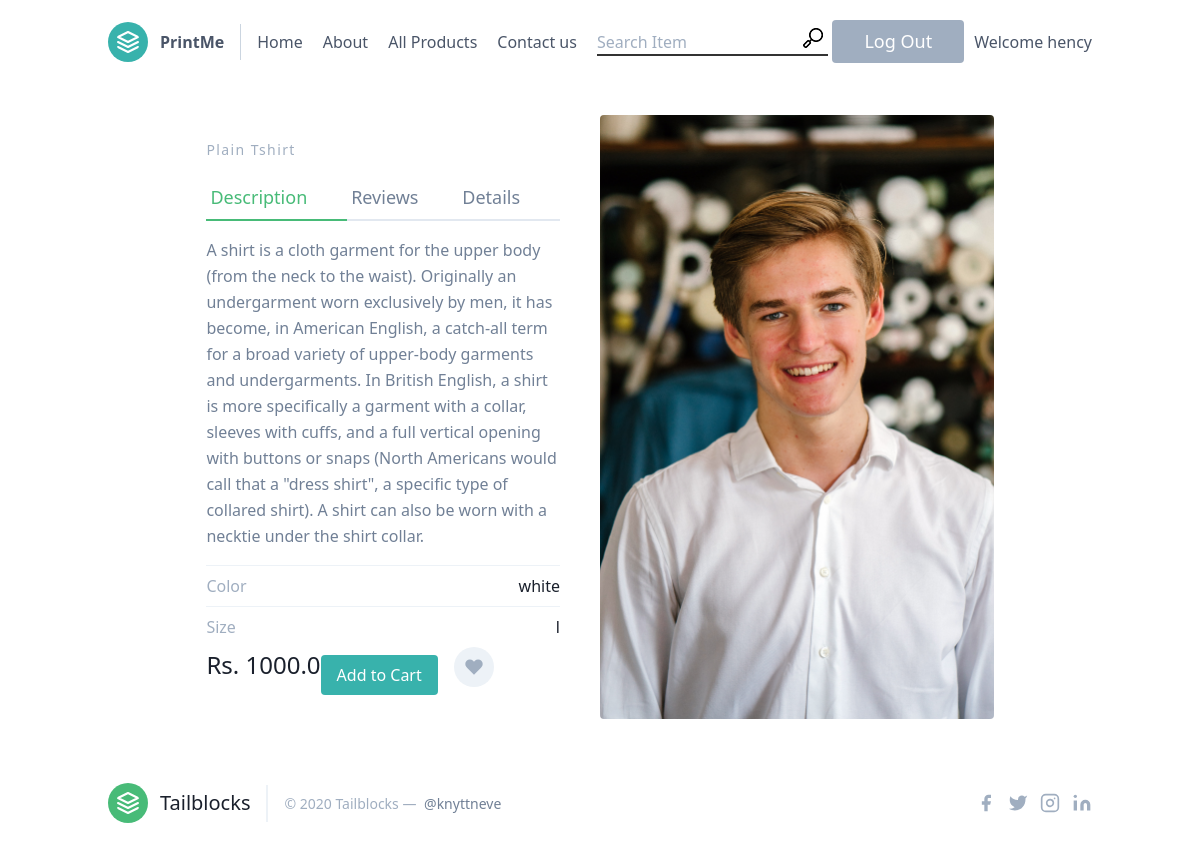
Screenshot of /product/3/product_description (signed in) with the database file from the repository.
### product/models.py (models this page shows, shortened)
class Product(models.Model):
    name = models.CharField(max_length=100, unique=True)
    description = models.TextField()
    photo = models.ImageField(upload_to='photos/%Y/%m/%d/')
    price = models.FloatField(validators=[minpricevalidator])
    size = models.CharField(max_length=3, blank=True)
    color = models.CharField(max_length=100, blank=True)
    upload_date = models.DateTimeField(default=datetime.now)

### product/views.py (the view)
# urls.py: path('<int:product_id>/product_description',views.product_description,name='product_description'),
def product_description(request,product_id):
    product = get_object_or_404(Product,pk=product_id)
    filtered_orders = Order.objects.filter(owner=request.user.profile, is_ordered=True)
    current_order_products = []
    if filtered_orders.exists():
        user_order = filtered_orders[0]
        user_order_items = user_order.items.all()
        current_order_products = [product.product for product in user_order_items]
    context = {
        'product': product,
        'current_order_products': current_order_products
    }
    return render(request,"product/productDetail.html",context)

### template/product/productDetail.html (shortened to what this page needs)
{% extends 'base.html' %}
{% block content %}
<section class="text-gray-600 body-font overflow-hidden">
  <div class="container px-5 py-24 mx-auto">
    <div class="lg:w-4/5 mx-auto flex flex-wrap">
      <div class="lg:w-1/2 w-full lg:pr-10 lg:py-6 mb-6 lg:mb-0">
        {% if product %}
        <h2 class="text-sm title-font text-gray-500 tracking-widest">{{ product.name }}</h2>
        <div class="flex mb-4">
          <a class="flex-grow text-green-500 border-b-2 border-green-500 py-2 text-lg px-1">Description</a>
          <a class="flex-grow border-b-2 border-gray-300 py-2 text-lg px-1">Reviews</a>
          <a class="flex-grow border-b-2 border-gray-300 py-2 text-lg px-1">Details</a>
        </div>
        <p class="leading-relaxed mb-4">{{ product.description }}</p>
        <div class="flex border-t border-gray-200 py-2">
          <span class="text-gray-500">Color</span>
          <span class="ml-auto text-gray-900">{{ product.color }}</span>
        </div>
        <div class="flex border-t border-gray-200 py-2">
          <span class="text-gray-500">Size</span>
          <span class="ml-auto text-gray-900">{{ product.size }}</span>
        </div>
          <div class="flex">
          <span class="title-font font-medium text-2xl text-gray-900">Rs. {{ product.price }}</span>
                        {% if product in current_order_products %}
                        <button class="lg:mt-2 xl:mt-0 flex-shrink-0 inline-flex text-white bg-indigo-500 border-0 py-2 px-4 focus:outline-none hover:bg-indigo-600 rounded"><a href="{% url 'order:order_details' %}" >Go to Cart</a></button>
                        {% else %}
                        <button class="lg:mt-2 xl:mt-0 flex-shrink-0 inline-flex text-white bg-teal-500 border-0 py-2 px-4 focus:outline-none hover:bg-teal-600 rounded"><a href="{% url 'order:add_to_cart' product.id %}" >Add to Cart</a></button>
                       {% endif %}
          <button class="rounded-full w-10 h-10 bg-gray-200 p-0 border-0 inline-flex items-center justify-center text-gray-500 ml-4">
            <svg fill="currentColor" stroke-linecap="round" stroke-linejoin="round" stroke-width="2" class="w-5 h-5" viewBox="0 0 24 24">
              <path d="M20.84 4.61a5.5 5.5 0 00-7.78 0L12 5.67l-1.06-1.06a5.5 5.5 0 00-7.78 7.78l1.06 1.06L12 21.23l7.78-7.78 1.06-1.06a5.5 5.5 0 000-7.78z"></path>
            </svg>
          </button>
        </div>
      </div>
      <br>
      <img alt="ecommerce" class="lg:w-1/2 w-full lg:h-auto h-64 object-cover object-center rounded" src="{{ product.photo.url }}">
    {% endif %}
    </div>
  </div>
</section>
{% endblock %}

### template/base.html (shortened to what this page needs)
{% load static %}
<!DOCTYPE html>
<html lang="en">
<head>
</head>
<link href="https://unpkg.com/tailwindcss@^1.0/dist/tailwind.min.css" rel="stylesheet">
<body>
{% include "partials/header.html" %}
{% block content %}
{% endblock %}
{%include "partials/footer.html" %}
</body>
</html>

### template/partials/header.html (shortened to what this page needs)
{% load static %}
    <header class="text-gray-700 body-font">
        <div class="container mx-auto flex flex-wrap p-5 flex-col md:flex-row items-center">
            <a class="flex title-font font-medium items-center text-gray-900 mb-4 md:mb-0">
                <svg xmlns="http://www.w3.org/2000/svg" fill="none" stroke="currentColor" stroke-linecap="round" stroke-linejoin="round" stroke-width="2" class="w-10 h-10 text-white p-2 bg-teal-500 rounded-full" viewBox="0 0 24 24">
                    <path d="M12 2L2 7l10 5 10-5-10-5zM2 17l10 5 10-5M2 12l10 5 10-5"></path>
                </svg>
                <span class="ml-3 text-xl"><a href="{% url 'index' %}"><b>PrintMe</b></a></span>
            </a>
            <nav class="md:mr-auto md:ml-4 md:py-1 md:pl-4 md:border-l md:border-gray-400	flex flex-wrap items-center text-base justify-center">
                <a class="mr-5 hover:text-teal-900" href="{% url 'index' %}">Home</a>
                <a class="mr-5 hover:text-teal-900" href="{% url 'about' %}">About</a>
                <a class="mr-5 hover:text-teal-900" href="{% url 'product' %}">All Products</a>
                <a class="mr-5 hover:text-teal-900" href="{% url 'contact' %}">Contact us</a>
                <div class="menu_search">
                    <form action="{% url 'search' %}" id="menu_search_form" class="menu_search_form" method="GET">
                        <input type="text" class="search_input" placeholder="Search Item" name="products" required="required" values="{{ values.products }}">
                        <button class="menu_search_button" style="margin-left: -25px;"><img src="{% static 'images/search.png' %}" alt=""></button>
                    </form>
                </div>
            </nav>
                {% if user.is_authenticated %}
                <a href="javascript:{document.getElementById('logout').submit()}">
                <button class="text-white bg-gray-500 border-0 py-2 px-8 focus:outline-none hover:bg-gray-600 rounded text-lg" style="margin-right:10px" >Log Out</button>
                    </a>
                <br>
          <p>Welcome {{user.username}}</p>
                {% endif %}
        </div>
    </header>

### template/partials/footer.html
<footer class="text-gray-600 body-font">
  <div class="container px-5 py-8 mx-auto flex items-center sm:flex-row flex-col">
    <a class="flex title-font font-medium items-center md:justify-start justify-center text-gray-900">
      <svg xmlns="http://www.w3.org/2000/svg" fill="none" stroke="currentColor" stroke-linecap="round" stroke-linejoin="round" stroke-width="2" class="w-10 h-10 text-white p-2 bg-green-500 rounded-full" viewBox="0 0 24 24">
        <path d="M12 2L2 7l10 5 10-5-10-5zM2 17l10 5 10-5M2 12l10 5 10-5"></path>
      </svg>
      <span class="ml-3 text-xl">Tailblocks</span>
    </a>
    <p class="text-sm text-gray-500 sm:ml-4 sm:pl-4 sm:border-l-2 sm:border-gray-200 sm:py-2 sm:mt-0 mt-4">© 2020 Tailblocks —
      <a href="https://twitter.com/knyttneve" class="text-gray-600 ml-1" rel="noopener noreferrer" target="_blank">@knyttneve</a>
    </p>
    <span class="inline-flex sm:ml-auto sm:mt-0 mt-4 justify-center sm:justify-start">
      <a class="text-gray-500">
        <svg fill="currentColor" stroke-linecap="round" stroke-linejoin="round" stroke-width="2" class="w-5 h-5" viewBox="0 0 24 24">
          <path d="M18 2h-3a5 5 0 00-5 5v3H7v4h3v8h4v-8h3l1-4h-4V7a1 1 0 011-1h3z"></path>
        </svg>
      </a>
      <a class="ml-3 text-gray-500">
        <svg fill="currentColor" stroke-linecap="round" stroke-linejoin="round" stroke-width="2" class="w-5 h-5" viewBox="0 0 24 24">
          <path d="M23 3a10.9 10.9 0 01-3.14 1.53 4.48 4.48 0 00-7.86 3v1A10.66 10.66 0 013 4s-4 9 5 13a11.64 11.64 0 01-7 2c9 5 20 0 20-11.5a4.5 4.5 0 00-.08-.83A7.72 7.72 0 0023 3z"></path>
        </svg>
      </a>
      <a class="ml-3 text-gray-500">
        <svg fill="none" stroke="currentColor" stroke-linecap="round" stroke-linejoin="round" stroke-width="2" class="w-5 h-5" viewBox="0 0 24 24">
          <rect width="20" height="20" x="2" y="2" rx="5" ry="5"></rect>
          <path d="M16 11.37A4 4 0 1112.63 8 4 4 0 0116 11.37zm1.5-4.87h.01"></path>
        </svg>
      </a>
      <a class="ml-3 text-gray-500">
        <svg fill="currentColor" stroke="currentColor" stroke-linecap="round" stroke-linejoin="round" stroke-width="0" class="w-5 h-5" viewBox="0 0 24 24">
          <path stroke="none" d="M16 8a6 6 0 016 6v7h-4v-7a2 2 0 00-2-2 2 2 0 00-2 2v7h-4v-7a6 6 0 016-6zM2 9h4v12H2z"></path>
          <circle cx="4" cy="4" r="2" stroke="none"></circle>
        </svg>
      </a>
    </span>
  </div>
</footer>

### template/base.html (style rules this page uses)
.search_input, .search_input:focus { border:none; border-bottom: 2px solid #333; }
.py-24 { padding-top: 2rem; padding-bottom: 2rem; }

### rows the page displays
Product: name "Plain Tshirt", description "A shirt is a cloth garment for the upper body (from the neck to the waist). Originally an undergarment worn exclusively by men, it has become, in American English, a catch-all term for a broad variety of upper-body garments and undergarments. In British English, a shirt is more specifically a garment with a collar, sleeves with cuffs, and a full vertical opening with buttons or snaps (North Americans would call that a \"dress shirt\", a specific type of collared shirt). A shirt can also be worn with a necktie under the shirt collar.", color "white", size "l", price "1000.0", photo (picture)

### other values shown
{{ user.username }} "hency"
